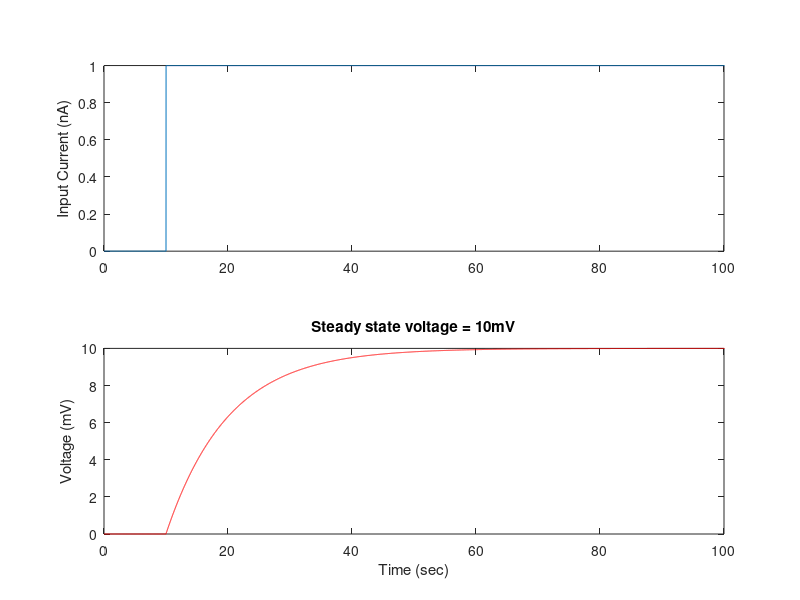

MATLAB code to generate this figure:
%% %%%%%%%%%%%%%%%%%%%%%%%%%%%%%%%%%%%%%%%%%%%%%%%%%%%%%%%%%%%%%%%%%%%%%%%
% Neural Signals BMES-477/710
% Lab 2: Passive membrane properties
% Section 1: Parallel RC Circuit
% Author: E.Knudsen,PhD
% Updated: C.von Reyn,PhD 09/2021
% Instructions: Modify parameter values as indicated in the lab handout,
% and answer questions accoringly!
%% %%%%%%%%%%%%%%%%%%%%%%%%%%%%%%%%%%%%%%%%%%%%%%%%%%%%%%%%%%%%%%%%%%%%%%%
% time of simulation
tstart = 0;
tstop = 1000;
dt = 0.01;
time = tstart:dt:tstop; %in seconds
% Define the stimulus:
Imag = 1E-9; % stimulus amplitude in A
Istep = [zeros(1,find(time==10)) Imag.*ones(1,length(time)-find(time==10))];

% Define R and C
R = 10E6;      % in Ohms
C = 1E-6;      % in Farads

% Initialize voltage
V_init = 0;
V = [V_init zeros(1,length(time)-1)];
%% 
inc=1;
for i = 2:length(time)
    if time(i)<10
        I = 0;
    else
        I = Imag;inc=inc+1;
    end
    V(i) = R*(1 - exp(-time(inc)/(R*C)))*I;
%     V2(i) = V(i)/2;
%     V3(i) = V(i)/5;
end

%convert from A to nA
Istep=Istep./1E-9;

figure('position',[200 100 600 600]);
ax1=subplot(211);plot(time,Istep);
ylabel('Input Current (nA)')

%convert from V to mV
V=V.*1000;

ax2=subplot(212);
plot(time,V,'r')
% hold on
% plot(time,V2,'g')
% plot(time,V3,'b')
ylabel('Voltage (mV)')
xlabel('Time (sec)')
title(['Steady state voltage = ',num2str(V(end)),'mV'])
%text(60,9,['Steady state voltage = ',num2str(V(end)),'V'])
%disp(['Steady state voltage = ',num2str(V(end)),'V'])
linkaxes([ax1,ax2],'x')
xlim ([0 100])

%%
%Estimate the time to reach steady state here

%%
% Estimate the time constant here
